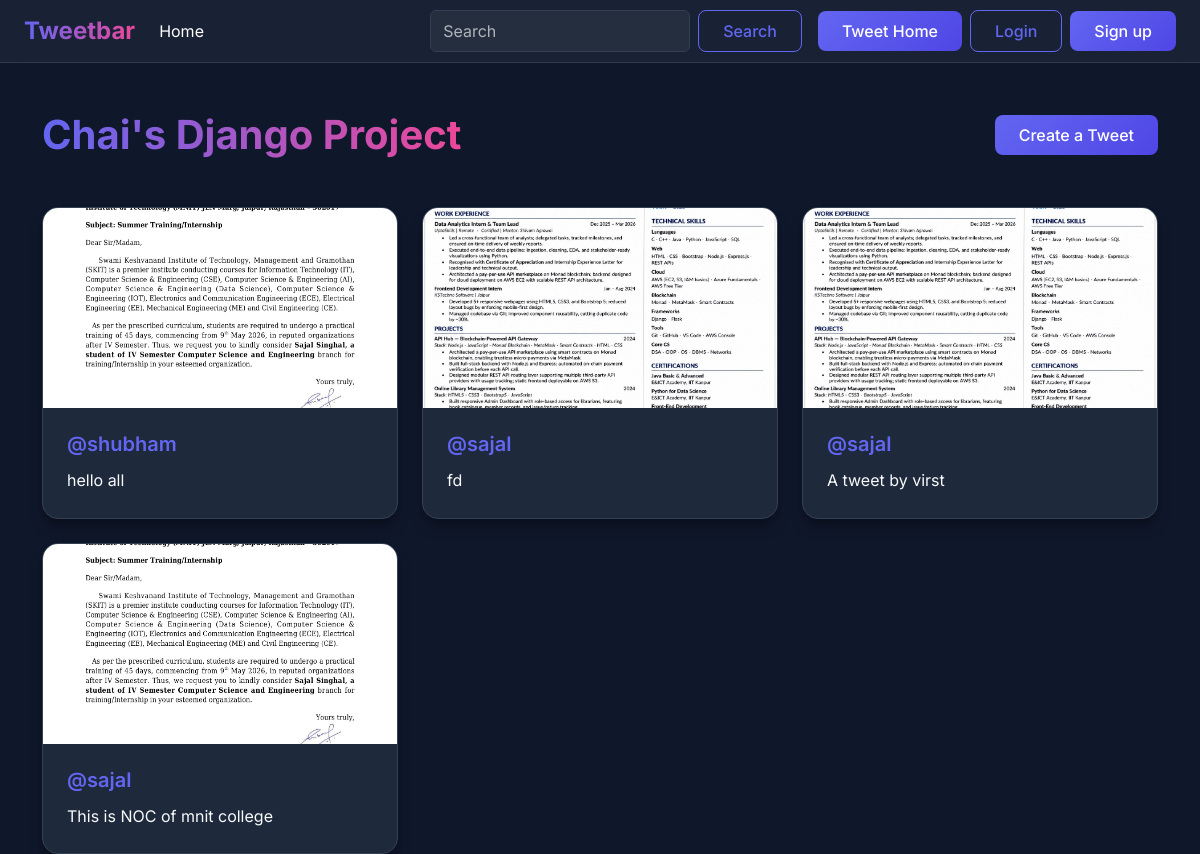
Screenshot of /tweet/ with the database file from the repository.
### tweet/models.py (models this page shows, shortened)
class Tweet(models.Model):
    user = models.ForeignKey(User,on_delete = models.CASCADE)
    text = models.TextField(max_length = 240)
    photo = models.ImageField(upload_to='photos/',blank=True,null = True)
    created_at = models.DateTimeField(auto_now_add=True)
    updated_at = models.DateTimeField(auto_now=True)

### tweet/views.py (the view)
# urls.py: path('', views.tweet_list, name = 'tweet_list'),
def tweet_list(request):
    tweets = Tweet.objects.all().order_by('-created_at')
    return render(request,'tweet_list.html',{'tweets': tweets})

### templates/tweet_list.html (shortened to what this page needs)
{% extends "layout.html"%}
{% block content %}
<div class="d-flex justify-content-between align-items-center mt-4 mb-5">
    <h1 class="text-white m-0" style="font-weight: 700; background: linear-gradient(to right, var(--primary-color), var(--secondary-color)); -webkit-background-clip: text; -webkit-text-fill-color: transparent;">Chai's Django Project</h1>
    <a class="btn btn-primary-custom" href="{% url 'tweet_create' %}">Create a Tweet</a>
</div>
{% if tweets %}
<div class="row row-cols-1 row-cols-md-2 row-cols-lg-3 g-4">
    {% for tweet in tweets %}
    <div class="col">
        <div class="card custom-card h-100">
            {% if tweet.photo %}
            <img src="{{tweet.photo.url}}" class="card-img-top tweet-img" alt="Tweet Image">
            {% else %}
            <div class="card-img-top tweet-img d-flex align-items-center justify-content-center" style="background-color: var(--border-color);">
                <span class="text-muted">No Image</span>
            </div>
            {% endif %}
            <div class="card-body d-flex flex-column">
                <h5 class="card-title">@{{tweet.user.username}}</h5>
                <p class="card-text flex-grow-1">{{tweet.text}}</p>
            </div>
        </div>
    </div>
    {% endfor %}
</div>
{% else %}
<div class="empty-state">
    <h3>No tweets yet.</h3>
    <p>Be the first one to share your thoughts!</p>
    <a class="btn btn-primary-custom mt-3" href="{% url 'tweet_create' %}">Create a Tweet</a>
</div>
{% endif %}
{% endblock %}

### templates/layout.html (shortened to what this page needs)
{% load static %}
<!DOCTYPE html>
<html lang="en" data-bs-theme="dark">
<head>
    <link href="https://cdn.jsdelivr.net/npm/bootstrap@5.3.3/dist/css/bootstrap.min.css" rel="stylesheet">
    <link rel="stylesheet" href="{% static 'css/style.css' %}">
</head>
<body>
    <nav class="navbar navbar-expand-lg navbar-dark custom-navbar sticky-top">
      <div class="container-fluid px-4">
        <a class="navbar-brand" href="{% url 'index' %}">Tweetbar</a>
        <div class="collapse navbar-collapse" id="navbarSupportedContent">
          <ul class="navbar-nav me-auto mb-2 mb-lg-0">
            <li class="nav-item">
              <a class="nav-link active" aria-current="page" href="{% url 'index' %}">Home</a>
            </li>
          </ul>
          <form class="d-flex me-3" role="search">
            <input class="form-control me-2" type="search" placeholder="Search" aria-label="Search" style="background-color: rgba(255,255,255,0.05); color: white; border: 1px solid var(--border-color);">
            <button class="btn btn-outline-custom" type="submit">Search</button>
          </form>
          <div class="d-flex align-items-center gap-2">
            <a href="{% url 'tweet_list' %}" class="btn btn-primary-custom">Tweet Home</a>
            {% if user.is_authenticated %}
            <form method="post" action="{% url 'logout' %}" class="m-0">
              {% csrf_token %}
              <button class="btn btn-outline-danger" type="submit">Logout</button>
            </form>
            {% else %}
            <a href="{% url 'login' %}" class="btn btn-outline-custom">Login</a>
            <a href="{% url 'register' %}" class="btn btn-primary-custom">Sign up</a>
            {% endif %}
          </div>
        </div>
      </div>
    </nav>
    <div class="container mt-4">
        {% block content %}
        {% endblock %}
    </div>
</body>
</html>

### static/css/style.css (style rules this page uses)
:root { --primary-color: #6366f1; --primary-hover: #4f46e5; --secondary-color: #ec4899; --bg-color: #0f172a; --surface-color: #1e293b; --text-color: #f8fafc; --text-muted: #94a3b8; --border-color: #334155; --glass-bg: rgba(30, 41, 59, 0.7); --glass-border: rgba(255, 255, 255, 0.1); }
body { font-family: 'Inter', sans-serif; background-color: var(--bg-color); color: var(--text-color); min-height: 100vh; margin: 0; display: flex; flex-direction: column; }
.navbar.custom-navbar { background: var(--glass-bg) !important; backdrop-filter: blur(10px); border-bottom: 1px solid var(--glass-border); }
.navbar-brand { font-weight: 700; background: linear-gradient(to right, var(--primary-color), var(--secondary-color)); -webkit-background-clip: text; -webkit-text-fill-color: transparent; font-size: 1.5rem; }
.custom-card { background: var(--surface-color); border: 1px solid var(--border-color); border-radius: 1rem; box-shadow: 0 10px 15px -3px rgba(0, 0, 0, 0.3), 0 4px 6px -2px rgba(0, 0, 0, 0.15); transition: transform 0.3s ease, box-shadow 0.3s ease; overflow: hidden; }
.custom-card .card-body { padding: 1.5rem; }
.custom-card .card-title { color: var(--primary-color); font-weight: 600; font-size: 1.25rem; margin-bottom: 0.75rem; }
.custom-card .card-text { color: var(--text-color); line-height: 1.6; }
.btn-primary-custom { background: linear-gradient(135deg, var(--primary-color), var(--primary-hover)); border: none; color: white; padding: 0.5rem 1.5rem; border-radius: 0.5rem; font-weight: 500; transition: opacity 0.2s; }
.btn-outline-custom { background: transparent; border: 1px solid var(--primary-color); color: var(--primary-color); padding: 0.5rem 1.5rem; border-radius: 0.5rem; font-weight: 500; transition: all 0.2s; }
.tweet-img { width: 100%; height: 200px; object-fit: cover; }

### rows the page displays
Tweet: photo (picture), user.username "shubham", text "hello all"
Tweet: photo (picture), user.username "sajal", text "fd"
Tweet: photo (picture), user.username "sajal", text "A tweet by virst"
Tweet: photo (picture), user.username "sajal", text "This is NOC of mnit college"
